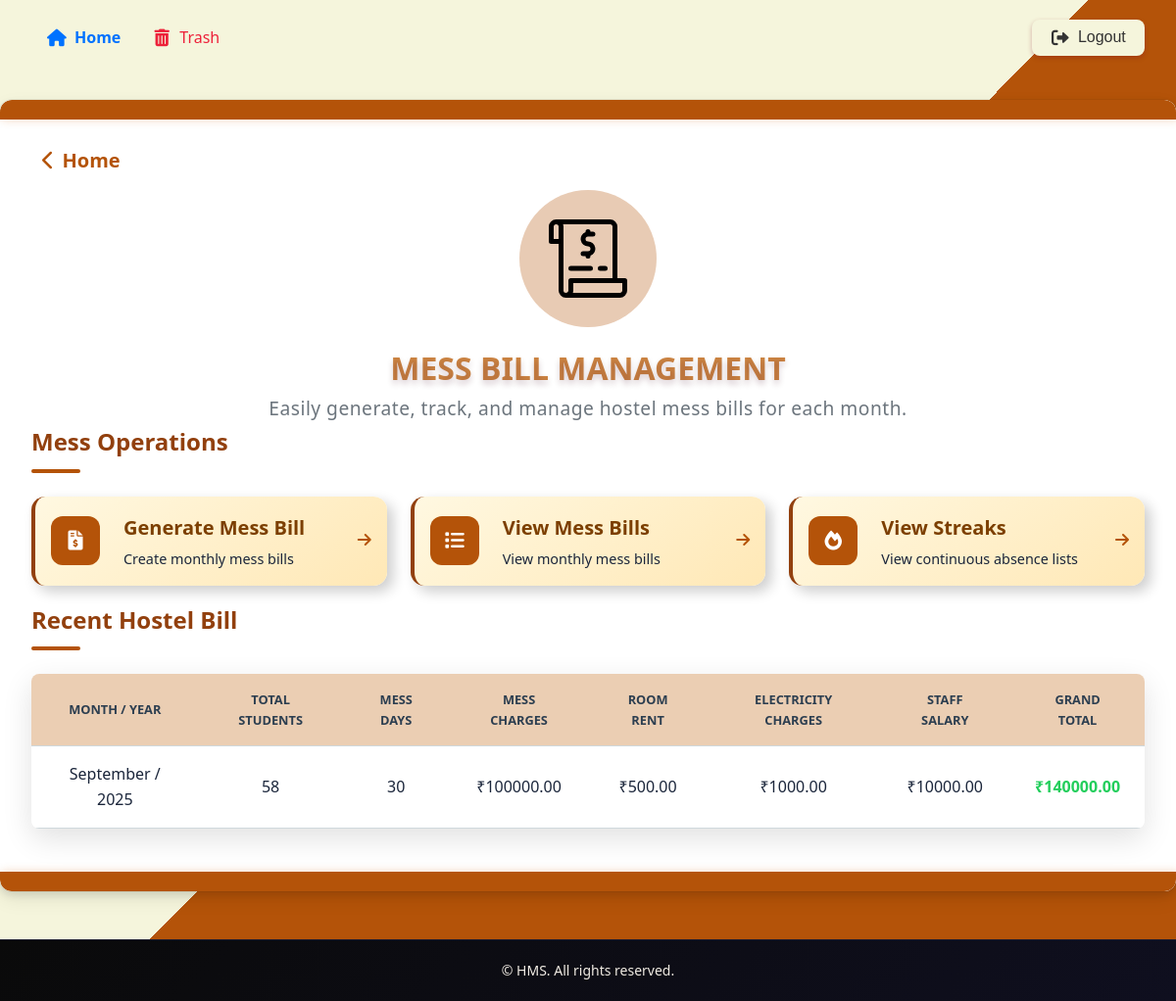
The page /bill_dashboard (signed in) on the database its author committed.
### hostel/models.py (models this page shows, shortened)
class MessBill(models.Model):
    no_of_students = models.SmallIntegerField()
    MONTH_CHOICES = [
        ('January', 'January'),
        ('February', 'February'),
        ('March', 'March'),
        ('April', 'April'),
        ('May', 'May'),
        ('June', 'June'),
        ('July', 'July'),
        ('August', 'August'),
        ('September', 'September'),
        ('October', 'October'),
        ('November', 'November'),
        ('December', 'December'),
    ]
    month = models.CharField(max_length=42,choices=MONTH_CHOICES)
    mess_days = models.SmallIntegerField()
    mess_amount = models.DecimalField(max_digits=10,decimal_places=2)
    room_rent = models.DecimalField(max_digits=10,decimal_places=2)
    staff_salary = models.DecimalField(max_digits=10,decimal_places=2)
    electricity_bill = models.DecimalField(max_digits=10,decimal_places=2)
    total = models.DecimalField(max_digits=10,decimal_places=2)
    year = models.SmallIntegerField()
    class Meta:
        unique_together = ['month','year']

### hostel/views.py (the view)
# urls.py: path('bill_dashboard',views.bill_dashboard,name='bill_dashboard'),
@group_required('warden', login_url='access_denied')
def bill_dashboard(request):
        last_bill = MessBill.objects.last()
        return render(request, "hostel/bill_dashboard.html", {'bill':last_bill})

### hostel/context_processors.py (called while the page is built)
def group_processor(request):
    if request.user.is_authenticated:
        is_warden_group = request.user.groups.filter(name='warden').exists()
        is_secretary_group = request.user.groups.filter(name='secretary').exists()  # Adjust as needed
    else:
        is_warden_group = False
        is_secretary_group = False
    return {
        'is_warden_group': is_warden_group,
        'is_secretary_group': is_secretary_group,
    }

### hostel/templates/hostel/bill_dashboard.html
{% extends 'hostel/base.html' %}
{% load static %}
{% block style %}
<link rel="stylesheet" href="{% static 'styles/bill_dashboard.css' %}">
<link rel="stylesheet" href="https://cdnjs.cloudflare.com/ajax/libs/font-awesome/6.0.0/css/all.min.css">
{% endblock %}
{% block content %}
<div class="messbill-dashboard">
  <header class="dashboard-header">
    <a href="{% url 'home' %}" class="back-button">
        <i class="fas fa-chevron-left"></i> Home
    </a>
    <div class="header-content">
      <div class="header-title">
        <div class="icon-wrapper">
          <img src="{% static 'images/bill-icon.svg' %}" alt="Mess Bills" class="header-icon">
        </div>
        <h1>Mess Bill Management</h1>
      </div>
      <p class="header-description">
        Easily generate, track, and manage hostel mess bills for each month.
      </p>
    </div>
  </header>
  <main class="dashboard-content">
    <section class="bill-generation">
      <h2 class="section-title">
        <span>Mess Operations</span>
        <div class="title-decoration"></div>
      </h2>
      <div class="action-grid">
        <a href="{% url 'generate_mess_bill' %}" class="action-card allocate-action">
          <div class="card-icon">
            <i class="fas fa-file-invoice-dollar"></i>
          </div>
          <div class="card-content">
            <h3>Generate Mess Bill</h3>
            <p>Create monthly mess bills</p>
          </div>
          <div class="action-arrow">
            <i class="fas fa-arrow-right"></i>
          </div>
        </a>
        <a href="{% url 'total_bill' %}" class="action-card allocate-action">
          <div class="card-icon">
            <i class="fas fa-list"></i>
          </div>
          <div class="card-content">
            <h3>View Mess Bills</h3>
            <p>View monthly mess bills</p>
          </div>
          <div class="action-arrow">
            <i class="fas fa-arrow-right"></i>
          </div>
        </a>
        <a href="{% url 'streak' %}" class="action-card allocate-action">
          <div class="card-icon">
            <i class="fas fa-fire"></i>
          </div>
          <div class="card-content">
            <h3>View Streaks</h3>
            <p>View continuous absence lists</p>
          </div>
          <div class="action-arrow">
            <i class="fas fa-arrow-right"></i>
          </div>
        </a>
      </div>
    </section>
    <section class="bills-summary">
      <div class="section-header">
        <h2 class="section-title">
          <span class="responsive">Recent Hostel Bill</span>
          <div class="title-decoration" id="responsive"></div>
        </h2>
      <div class="summary-table-container">
        <table class="summary-table">
          <thead>
            <tr>
              <th>Month / Year</th>
              <th>Total Students</th>
              <th>Mess Days</th>
              <th>Mess Charges</th>
              <th>Room Rent</th>
              <th>Electricity Charges</th>
              <th>Staff Salary</th>
              <th>Grand Total</th>
            </tr>
          </thead>
          <tbody>
            {% if bill %}
            <tr>
              <td>{{ bill.month }} / {{ bill.year }}</td>
              <td>{{ bill.no_of_students }}</td>
              <td>{{ bill.mess_days }}</td>
              <td>₹{{ bill.mess_amount }}</td>
              <td>₹{{ bill.room_rent }}</td>
              <td>₹{{ bill.electricity_bill }}</td>
              <td>₹{{ bill.staff_salary }}</td>
              <td class="total-amount">₹{{ bill.total }}</td>
            </tr>
            {% else %}
            <tr>
              <td colspan="10" class="empty-message">
                <i class="fas fa-info-circle"></i> No bills found matching your criteria
              </td>
            </tr>
            {% endif %}
          </tbody>
        </table>
      </div>
    </section>
  </main>
</div>
{% endblock %}

### hostel/static/styles/base.css (style rules this page uses)
* { margin: 0; padding: 0; box-sizing: border-box; }
html, body { height: 100%; }
body { font-family: "Segoe UI", Tahoma, Geneva, Verdana, sans-serif; line-height: 1.6; color: #333; background-color: white; display: flex; flex-direction: column; padding-top: 70px; }

### rows shown on the page
MessBill: month "September", year "2025", no_of_students "58", mess_days "30", mess_amount "100000.00", room_rent "500.00", electricity_bill "1000.00", staff_salary "10000.00", total "140000.00"
